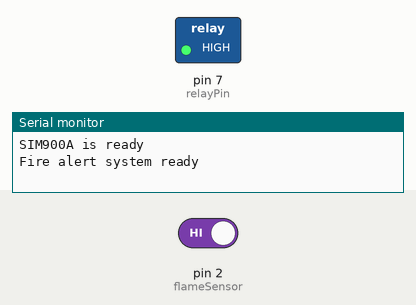
This sketch was run on a simulated Arduino Uno, built with avr-gcc and run on an emulated ATmega328P. Parts: switched loads named in the sketch (green lamp = pin HIGH), the last lines printed to the serial monitor. Inputs (shaded band) come from the test bench; at power-on: pin 2 (flameSensor) HIGH. The modem accepts every AT command (registered, SIM ready, sends succeed) and sends nothing else.

Above: at 2.2 s.
2.3 s: pin 2 (flameSensor) driven LOW
At 3.7 s:
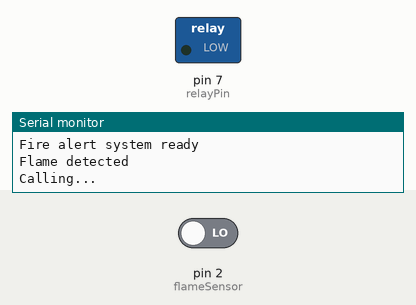
Timing chart, 0 to 5.3 s (numbered marks = the images above; inputs shaded):
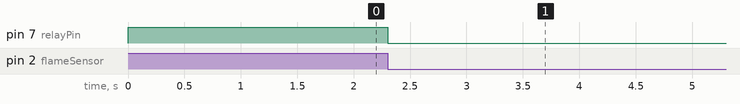

The sketch:

Fire_alert_sys_with_dc_motor_working_final.ino
```cpp
#include <SoftwareSerial.h>

SoftwareSerial SIM900A(10, 11);

int flameSensor = 2;
int flameDetected = 0;
int relayPin = 7;

String phoneNo = "+919361450307";

bool callOngoing = false;

void setup() {
  Serial.begin(9600);
  SIM900A.begin(9600);

  pinMode(relayPin, OUTPUT);
  digitalWrite(relayPin, HIGH);
  delay(1000);
  Serial.println("SIM900A is ready");
  Serial.println("Fire alert system ready");
}

void loop() {
  flameDetected = digitalRead(flameSensor);

  if (flameDetected == LOW) {
    Serial.println("Flame detected");

    digitalWrite(relayPin, LOW);

    callOngoing = true;

    call(); // initiate call

  } else {
    if (callOngoing == false) {
      digitalWrite(relayPin, HIGH);
    }
  }
}

void call() {
  Serial.println("Calling...");

  SIM900A.println("ATD" + phoneNo + ";");
  delay(5000);
  SIM900A.println("ATH");

  callOngoing = false;

  Serial.println("Call ended");
}
```

Measured:
- after the input at 2.3 s, pin 7 (relayPin): HIGH → LOW at once
